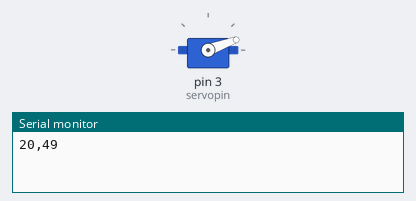
Simulated run of this sketch. Board: Arduino Uno, built with avr-gcc and run on an emulated ATmega328P. On the bench: servo, the last lines printed to the serial monitor. Random numbers use the default seed unless the sketch sets one.

Above: at 0.05 s.
At 2.15 s:
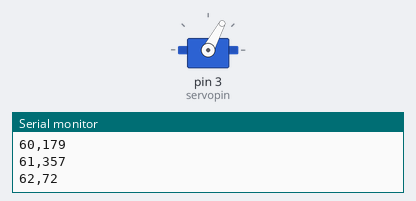
At 4.25 s:
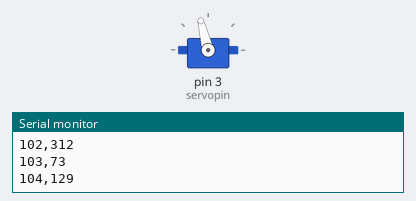
At 8.45 s:
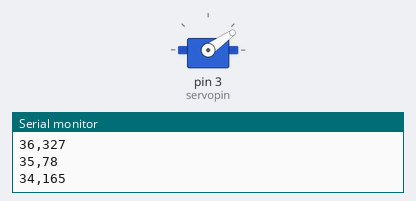
Timing chart, 0 to 11.2 s (numbered marks = the images above):
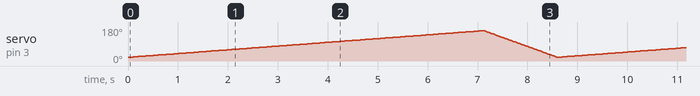

The sketch:

MiniRadar.ino
```cpp
#include <Servo.h>

//servo variables
Servo myservo;
int angle = 20;
int servopin = 3;
boolean dir = true;

////ultrasonic variables
//int TrigPin = 4;
//int EchoPin = 5;
//int MaxDist = 200;
//int TimeOut = MaxDist * 60;
//int SoundSpeed = 340;

int mag[50];//dataset of distances...to represent ultrasonic sensor readings

void setup() {

  myservo.attach(servopin);
  //  pinMode(TrigPin, OUTPUT);
  //  pinMode(EchoPin, INPUT);
  for (int i = 0; i < 50; i++) { //ultrasonic sensor was not working...dataset to represent changing distances
    mag[i] = random(0, 400);
  }
  Serial.begin(9600);

}

void loop() {

  if (dir) {
    for (int i = 20; i < 161; i++) { //CCW direction sweep
      angle = i;
      myservo.write(angle);
      Serial.print(angle); //get angle position of servo
      Serial.print(",");
      Serial.println(mag[random(0, 50)]); //get distance reading from ultrasonic sensor

      delay(50);
    }
    dir = false;//switch sweep direction
  } else {
    for (int i = 160; i > 19; i--) {//CW direction sweep
      angle = i;
      myservo.write(angle);
      Serial.print(angle);
      Serial.print(",");
      Serial.println(mag[random(0, 50)]);
      delay(10);


    }
    dir = true; //switch sweep direction
  }
}

//float GetSonar() {
//
//  unsigned long PingTime;
//  float distance;
//  digitalWrite(TrigPin, HIGH);
//  delayMicroseconds(10);
//  digitalWrite(TrigPin, LOW);
//  PingTime = pulseIn(EchoPin, HIGH, TimeOut);
//
//  distance = (float)PingTime * SoundSpeed / 2 / 10000;
//
//  return distance;
//}
```
